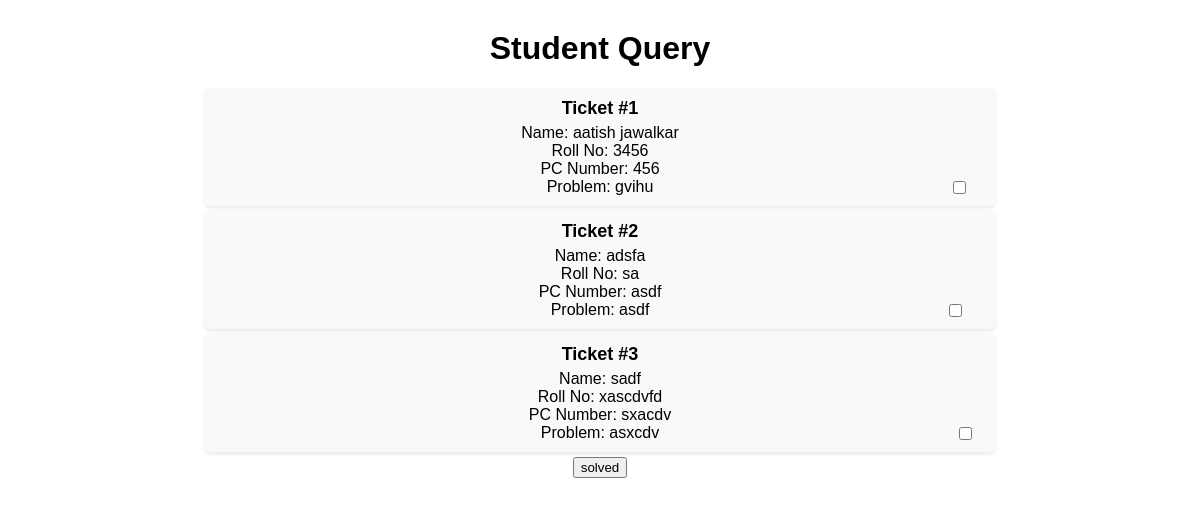
The app's page /admindash/query, older data.
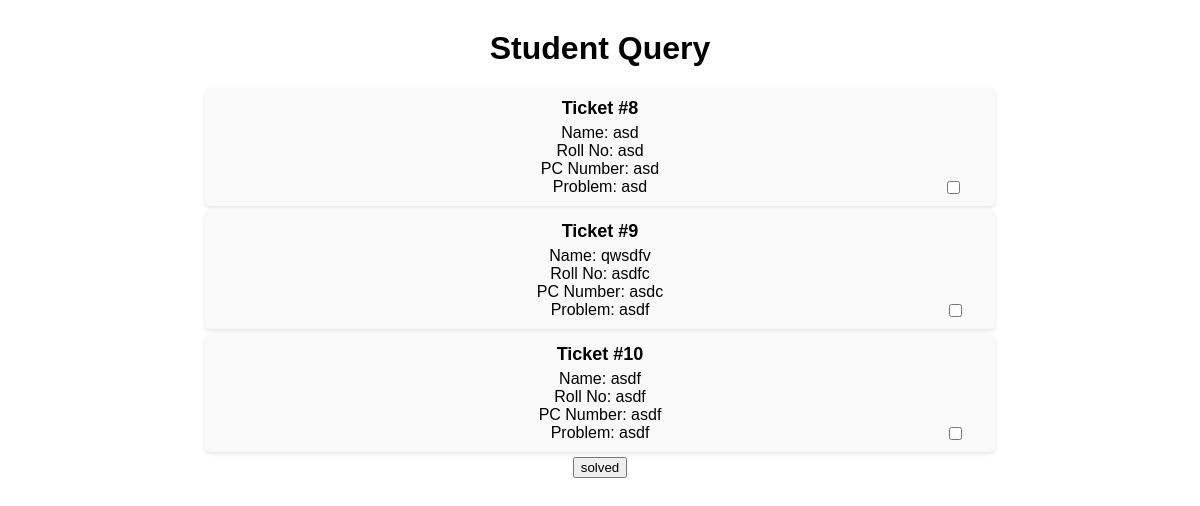
The same page, newer data.
### lab_admin/models.py (models this page shows)
class ticket(models.Model) :
    name = models.CharField(max_length=30)
    roll_no= models.CharField(max_length=30)
    pc_number = models.CharField(max_length=30)
    problem= models.CharField(max_length=200)

### lab_admin/views.py (the view, shortened to what this page needs)
# urls.py: path("/query" ,views.problem , name="problem"),
def problem(request):
    tickets = ticket.objects.all()
    return render(request, 'student_query.html', {'tickets': tickets})

### templates/student_query.html (shortened to what this page needs)
<!DOCTYPE html>
<html>
<head>
</head>
<body>
    <h1>Student Query</h1>
    <form method="post">
    <ul>
        {% for ticket in tickets %}
        <li>
            <div class="ticket-title">Ticket #{{ ticket.id }}</div>
            <div class="ticket-details">
                Name: {{ ticket.name }}<br>
                Roll No: {{ ticket.roll_no }}<br>
                PC Number: {{ ticket.pc_number }}<br>
                Problem: {{ ticket.problem }}
                <input type="checkbox" class="ticket-id" name={{ ticket.id }} id = {{ ticket.id }} value={{ ticket.id }} >
                <label for="vehicle1"></label><br>
            </div>
        </li>
        {% endfor %}
        <button type="submit" class="btn">solved</button>
    </ul>
</form>
</body>
</html>

### templates/student_query.html (style rules this page uses)
body { font-family: Arial, sans-serif; text-align: center; }
h1 { margin-top: 30px; }
ul { list-style-type: none; padding: 0; margin: 20px auto; max-width: 800px; }
li { background-color: #f9f9f9; padding: 10px; margin: 5px; border-radius: 5px; box-shadow: 0 2px 4px rgba(0, 0, 0, 0.1); }
.ticket-title { font-weight: bold; font-size: 18px; }
.ticket-details { margin-top: 5px; font-size: 16px; }
.ticket-id { position: absolute; padding-left : 25%; margin-left: 25%; }

Row changes from the older to the newer data that the page shows:
removed ticket: id "1", name "aatish jawalkar", roll_no "3456", pc_number "456", problem "gvihu"
removed ticket: id "2", name "adsfa", roll_no "sa", pc_number "asdf", problem "asdf"
removed ticket: id "3", name "sadf", roll_no "xascdvfd", pc_number "sxacdv", problem "asxcdv"
added ticket: id "8", name "asd", roll_no "asd", pc_number "asd", problem "asd"
added ticket: id "9", name "qwsdfv", roll_no "asdfc", pc_number "asdc", problem "asdf"
added ticket: id "10", name "asdf", roll_no "asdf", pc_number "asdf", problem "asdf"
